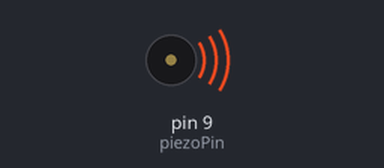
Simulated run of this sketch. Board: Arduino Uno, built with avr-gcc and run on an emulated ATmega328P. Parts: buzzer (waves = sounding).

Above: at 0.1 s.
Timing chart, 0 to 1.6 s (numbered marks = the images above):
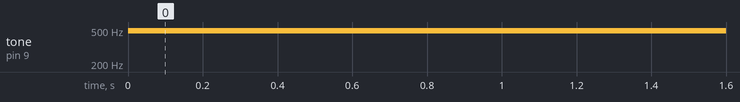

Measured:
- by itself, tone on pin 9 (piezoPin): silent → 490 Hz at 0.00 s

The sketch:

p03_piezo_modulation.ino
```cpp
/* This program is just meant to test different square waves on the
 * piezo at different frequencies and duty cycles
 *
 */
//const int switchPin = 2;
const int piezoPin = 9;
//const int potPin = 0;


void setup() {
  //pinMode(switchPin, INPUT);

}

void loop() {
  //int potValue = analogRead(potPin);
  //int piezoValue = potValue / 4;
  //int switchState = digitalRead(switchPin);
  //if(switchState == 0){
    //analogWrite(piezoPin, piezoValue);
  //}else{
    //analogWrite(piezoPin, 254);
    //delay(1000);
    //analogWrite(piezoPin, 0);
    //delay(1000);
  //}
   analogWrite(piezoPin, 254);
   delay(1000);
   analogWrite(piezoPin, 0);
   delay(1000);

}
```
